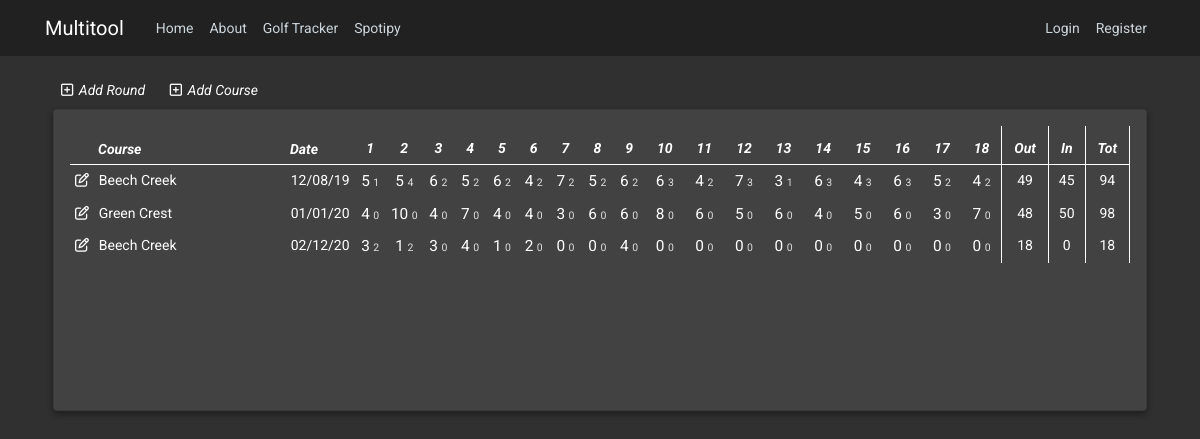
Page /golftracker on the committed database.
### multitool/models.py (models this page shows, shortened)
class Golf_Round(db.Model):
    id = db.Column(db.Integer, primary_key=True)
    description = db.Column(db.Text, nullable=False, default="N/A")
    date_played = db.Column(db.DateTime, default="N/A")
    h1Score = db.Column(db.Integer)
    h2Score = db.Column(db.Integer)
    h3Score = db.Column(db.Integer)
    h4Score = db.Column(db.Integer)
    h5Score = db.Column(db.Integer)
    h6Score = db.Column(db.Integer)
    h7Score = db.Column(db.Integer)
    h8Score = db.Column(db.Integer)
    h9Score = db.Column(db.Integer)
    h10Score = db.Column(db.Integer)
    h11Score = db.Column(db.Integer)
    h12Score = db.Column(db.Integer)
    h13Score = db.Column(db.Integer)
    h14Score = db.Column(db.Integer)
    h15Score = db.Column(db.Integer)
    h16Score = db.Column(db.Integer)
    h17Score = db.Column(db.Integer)
    h18Score = db.Column(db.Integer)
    h1Putt = db.Column(db.Integer)
    h2Putt = db.Column(db.Integer)
    h3Putt = db.Column(db.Integer)
    h4Putt = db.Column(db.Integer)
    h5Putt = db.Column(db.Integer)
    h6Putt = db.Column(db.Integer)
    h7Putt = db.Column(db.Integer)
    h8Putt = db.Column(db.Integer)
    h9Putt = db.Column(db.Integer)
    h10Putt = db.Column(db.Integer)
    h11Putt = db.Column(db.Integer)
    h12Putt = db.Column(db.Integer)
    h13Putt = db.Column(db.Integer)
    h14Putt = db.Column(db.Integer)
    h15Putt = db.Column(db.Integer)
    h16Putt = db.Column(db.Integer)
    h17Putt = db.Column(db.Integer)
    h18Putt = db.Column(db.Integer)
    frontScore = db.Column(db.Integer)
    backScore = db.Column(db.Integer)
    totalScore = db.Column(db.Integer)
    course_played = db.Column(db.Text, nullable=False)

### multitool/golf/routes.py (the view)
@golf.route("/golftracker")
def golftracker():
    golf_rounds = Golf_Round.query.all()
    golf_courses = Golf_Course.query.all()
    return render_template('golftracker.html', title='Golf Tracker', golf_rounds=golf_rounds, golf_courses=golf_courses)

### multitool/templates/golftracker.html (shortened to what this page needs)
{% extends "layout.html" %}
{% block content %}
    <div class="row">
        <div class="col-md-12">
            <div class="action-area">
                <span style="padding-right: 1.5em;" class="action" data-toggle="modal" data-target="#addRoundModal" id="open-modal"><i style="padding-right: 0.4em;" class="far fa-plus-square"></i>Add Round</span>
                <span class="action" data-toggle="modal" data-target="#addCourseModal" id="open-modal2"><i style="padding-right: 0.4em;" class="far fa-plus-square"></i>Add Course</span>
            </div>
            <div class="card dark-card mb-5 mx-2">
                <div class="card-content">
                    <table class="table golf-table">
                        <thead>
                          <tr>
                            <th style="width: 2%;"></th>
                            <th scope="col" style="text-align: left; padding: 0.25rem; width: 20%;">Course</th>
                            <th scope="col" style="text-align: left; padding: 0.25rem;">Date</th>
                            <th scope="col">1</th>
                            <th scope="col">2</th>
                            <th scope="col">3</th>
                            <th scope="col">4</th>
                            <th scope="col">5</th>
                            <th scope="col">6</th>
                            <th scope="col">7</th>
                            <th scope="col">8</th>
                            <th scope="col">9</th>
                            <th scope="col">10</th>
                            <th scope="col">11</th>
                            <th scope="col">12</th>
                            <th scope="col">13</th>
                            <th scope="col">14</th>
                            <th scope="col">15</th>
                            <th scope="col">16</th>
                            <th scope="col">17</th>
                            <th scope="col">18</th>
                            <th scope="col" width="2%" class="golf-table-bordered">Out</th>
                            <th scope="col" width="2%" class="golf-table-bordered">In</th>
                            <th scope="col" width="2%" class="golf-table-bordered">Tot</th>
                          </tr>
                        </thead>
                        <tbody>
                            {% for golf_round in golf_rounds %}
                                <tr>
                                    <td><i class="far fa-edit" data-toggle="modal" data-target="#addRoundModal" id="open-modal3" data-id="{{ golf_round.id }}"></i></td>
                                    <td style="text-align: left;">{{ golf_round.course_played }}</td>
                                    <td style="text-align: left;">{{ golf_round.date_played.strftime('%m/%d/%y') }}</td>
                                    <td><span class="cell-score">{{ golf_round.h1Score }}</span> <span class="cell-putt"> {{ golf_round.h1Putt }}</span></td>
                                    <td><span class="cell-score">{{ golf_round.h2Score }}</span> <span class="cell-putt"> {{ golf_round.h2Putt }}</span></td>
                                    <td><span class="cell-score">{{ golf_round.h3Score }}</span> <span class="cell-putt"> {{ golf_round.h3Putt }}</span></td>
                                    <td><span class="cell-score">{{ golf_round.h4Score }}</span> <span class="cell-putt"> {{ golf_round.h4Putt }}</span></td>
                                    <td><span class="cell-score">{{ golf_round.h5Score }}</span> <span class="cell-putt"> {{ golf_round.h5Putt }}</span></td>
                                    <td><span class="cell-score">{{ golf_round.h6Score }}</span> <span class="cell-putt"> {{ golf_round.h6Putt }}</span></td>
                                    <td><span class="cell-score">{{ golf_round.h7Score }}</span> <span class="cell-putt"> {{ golf_round.h7Putt }}</span></td>
                                    <td><span class="cell-score">{{ golf_round.h8Score }}</span> <span class="cell-putt"> {{ golf_round.h8Putt }}</span></td>
                                    <td><span class="cell-score">{{ golf_round.h9Score }}</span> <span class="cell-putt"> {{ golf_round.h9Putt }}</span></td>
                                    <td><span class="cell-score">{{ golf_round.h10Score }}</span> <span class="cell-putt"> {{ golf_round.h10Putt }}</span></td>
                                    <td><span class="cell-score">{{ golf_round.h11Score }}</span> <span class="cell-putt"> {{ golf_round.h11Putt }}</span></td>
                                    <td><span class="cell-score">{{ golf_round.h12Score }}</span> <span class="cell-putt"> {{ golf_round.h12Putt }}</span></td>
                                    <td><span class="cell-score">{{ golf_round.h13Score }}</span> <span class="cell-putt"> {{ golf_round.h13Putt }}</span></td>
                                    <td><span class="cell-score">{{ golf_round.h14Score }}</span> <span class="cell-putt"> {{ golf_round.h14Putt }}</span></td>
                                    <td><span class="cell-score">{{ golf_round.h15Score }}</span> <span class="cell-putt"> {{ golf_round.h15Putt }}</span></td>
                                    <td><span class="cell-score">{{ golf_round.h16Score }}</span> <span class="cell-putt"> {{ golf_round.h16Putt }}</span></td>
                                    <td><span class="cell-score">{{ golf_round.h17Score }}</span> <span class="cell-putt"> {{ golf_round.h17Putt }}</span></td>
                                    <td><span class="cell-score">{{ golf_round.h18Score }}</span> <span class="cell-putt"> {{ golf_round.h18Putt }}</span></td>
                                    <td class="golf-table-bordered">{{ golf_round.frontScore }}</td>
                                    <td class="golf-table-bordered">{{ golf_round.backScore }}</td>
                                    <td class="golf-table-bordered">{{ golf_round.totalScore }}</td>
                                </tr>
                            {% endfor %}
                        </tbody>
                      </table>
                </div>
            </div>
        </div>
    </div>
{% endblock content %}

### multitool/templates/layout.html (shortened to what this page needs)
<!DOCTYPE html>
<html>
<head>
    <link rel="stylesheet" href="https://maxcdn.bootstrapcdn.com/bootstrap/4.0.0/css/bootstrap.min.css">
    <link rel="stylesheet" type="text/css" href="{{ url_for('static', filename='main.css') }}">
</head>
<body>
    <header class="site-header">
      <nav class="navbar navbar-expand-md navbar-dark bg-steel fixed-top">
        <div class="container">
          <a class="navbar-brand mr-4" href="/">Multitool</a>
          <div class="collapse navbar-collapse" id="navbarToggle">
            <div class="navbar-nav mr-auto">
              <a class="nav-item nav-link" href="{{ url_for('main.home') }}">Home</a>
              <a class="nav-item nav-link" href="{{ url_for('main.about') }}">About</a>
              <a class="nav-item nav-link" href="{{ url_for('golf.golftracker') }}">Golf Tracker</a>
              <a class="nav-item nav-link" href="{{ url_for('music.spotify') }}">Spotipy</a>
            </div>
            <div class="navbar-nav">
              {% if current_user.is_authenticated %}
                <a class="nav-item nav-link" href="{{ url_for('users.account') }}">Account</a>
                <a class="nav-item nav-link" href="{{ url_for('users.logout') }}">Logout</a>
              {% else %}
                <a class="nav-item nav-link" href="{{ url_for('users.login') }}">Login</a>
                <a class="nav-item nav-link" href="{{ url_for('users.register') }}">Register</a>
              {% endif %}
            </div>
          </div>
        </div>
      </nav>
    </header>
    <main role="main" class="container">
          {% block content %}{% endblock %}
    </main>
</body>
</html>

### multitool/static/main.css (style rules this page uses)
body { font-family: 'Roboto', sans-serif; font-size: 14px; background: #303030; color: #ffffff; margin-top: 5rem; }
.action-area { padding: 0rem 1rem .5rem 1rem; text-align: left; }
.action { font-style: italic; }
.bg-steel { background-color: #212121 ; }
.site-header .navbar-nav .nav-link { color: #cbd5db; }
.dark-card { background: #424242; box-shadow: 0 3px 6px rgba(0,0,0,0.16), 0 3px 6px rgba(0,0,0,0.23); }
.card-content { min-height: 300px; color: #ffffff; -webkit-box-flex: 1; -ms-flex: 1 1 auto; flex: 1 1 auto; padding: 1rem; }
.table td { border-top: none; }
.table th { border-top: none; }
.table thead th { vertical-align: bottom; padding-bottom: 5px; border-bottom: 1px solid #fff; }
.golf-table th { text-align: center; font-style: italic; }
.golf-table td { padding: 0.3rem !important; text-align: center; white-space: nowrap; }
.golf-table-bordered { border-right: 1px solid #fff; border-left: 1px solid #fff; }
.cell-score { font-size: 1.1em; }
.cell-putt { color: #DFDFDF; font-size: 0.75em; }

### rows in the picture
Golf_Round: course_played "Beech Creek", date_played "12/08/19", h1Score "5", h1Putt "1", h2Score "5", h2Putt "4", h3Score "6", h3Putt "2", h4Score "5", h4Putt "2", h5Score "6", h5Putt "2", h6Score "4", h6Putt "2", h7Score "7", h7Putt "2", h8Score "5", h8Putt "2", h9Score "6", h9Putt "2", h10Score "6", h10Putt "3", h11Score "4", h11Putt "2", h12Score "7", h12Putt "3", h13Score "3", h13Putt "1", h14Score "6", h14Putt "3", h15Score "4", h15Putt "3", h16Score "6", h16Putt "3", h17Score "5", h17Putt "2", h18Score "4", h18Putt "2", frontScore "49", backScore "45", totalScore "94"
Golf_Round: course_played "Green Crest", date_played "01/01/20", h1Score "4", h1Putt "0", h2Score "10", h2Putt "0", h3Score "4", h3Putt "0", h4Score "7", h4Putt "0", h5Score "4", h5Putt "0", h6Score "4", h6Putt "0", h7Score "3", h7Putt "0", h8Score "6", h8Putt "0", h9Score "6", h9Putt "0", h10Score "8", h10Putt "0", h11Score "6", h11Putt "0", h12Score "5", h12Putt "0", h13Score "6", h13Putt "0", h14Score "4", h14Putt "0", h15Score "5", h15Putt "0", h16Score "6", h16Putt "0", h17Score "3", h17Putt "0", h18Score "7", h18Putt "0", frontScore "48", backScore "50", totalScore "98"
Golf_Round: course_played "Beech Creek", date_played "02/12/20", h1Score "3", h1Putt "2", h2Score "1", h2Putt "2", h3Score "3", h3Putt "0", h4Score "4", h4Putt "0", h5Score "1", h5Putt "0", h6Score "2", h6Putt "0", h7Score "0", h7Putt "0", h8Score "0", h8Putt "0", h9Score "4", h9Putt "0", h10Score "0", h10Putt "0", h11Score "0", h11Putt "0", h12Score "0", h12Putt "0", h13Score "0", h13Putt "0", h14Score "0", h14Putt "0", h15Score "0", h15Putt "0", h16Score "0", h16Putt "0", h17Score "0", h17Putt "0", h18Score "0", h18Putt "0", frontScore "18", backScore "0", totalScore "18"
